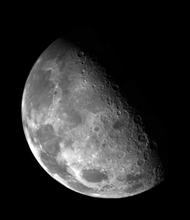
%> input picture Lab2/Proj03_03/Fig0338(a)(blurry_moon).tif, 190 x 220 px, shrunk from 466 x 540 before the run
$ octave Proj03_03.m   (GNU Octave 9; MATLAB toolbox functions it lacks are replaced by stand-ins)
%> lines starting %> are read from the running program, lines starting %| are printed output that depends on the picture; in (x1, y1, x2, y2) boxes, pixels count from 0 and x2, y2 are one past the last pixel; in counts of white or black regions, pixels touching at a corner belong together; the program's own positions count from 1
%> further down, input is the input picture: size 220x190 uint8; min 0, max 255, mean 42.7
%> this loop made 7 passes; what is shown inside it comes from the first
### Lab2/Proj03_03/spatialFiltering.m
function output = spatialFiltering(input, mask)
%> called with mask = [0 1 0; 1 -4 1; 0 1 0]
%{
    input: a 2-D grayscale image data, type single, range 0~1
    output: a 2-D grayscale image data, type single, range0~1
    mask: a 2-D mask, type single
%}
    [row,col] = size(input);
%> row = 220; col = 190
    [mRow,mCol] = size(mask); % 通常mask是方陣，mRow = mCol
    mLen = (mRow-1)/2; % mask的center距離邊界的距離
    output = zeros(row,col,'single');
    zeroPaddingInput = zeros(row+mLen*2,col+mLen*2,'single'); % 以input做出一個符合mask的Zero Padding
    mirrorPaddingInput = padarray(input,[mLen mLen],'symmetric','both'); % 以input做出一個符合mask的Mirror Padding
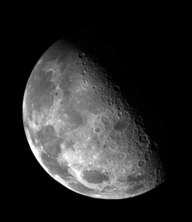
%> mirrorPaddingInput: size 222x192 single; min 0, max 1, mean 0.164
    rotateMask = zeros(mRow,mCol,'single');
    for i = 1 : row % 將input寫入zeropaddingInput
        for j = 1 : col
            zeroPaddingInput(i+1,j+1) = input(i,j);
        end
    end
    zeroPaddingInput
    for i = 1 : mRow % 將mask rotate
        for j = 1 : mCol
            rotateMask(mRow-i+1,mCol-j+1) = mask(i,j);
        end
    end
    for i = 1 : row
        for j = 1 : col
            newValue = 0;
            for s = 1 : mRow
               for t = 1 : mCol
                   newValue = newValue + mask(s,t) *  zeroPaddingInput(i+s-1,j+t-1);
               end
            end
            output(i,j) = single(newValue);
        end
    end
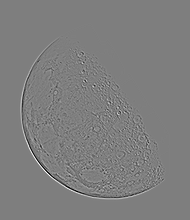
%> output: size 220x190 single; min -0.992, max 1, mean -1.54e-10; drawn with min black and max white
end

### Lab2/Proj03_03/laplacianFiltering.m
function [output, scaledLaplacian] = laplacianFiltering(input, laplacianMask, scale)
%{
    input: a 2-D grayscale image data, type single, range 0~1
    output: a 2-D grayscale image data, type single, range0~1
    laplacianMask: a 2-D laplacian mask
    scale: c in Eq. (3.6-7)
    scaledLaplacian: a 2-D matrix of c * [?2f(x,y)] in Eq. (3.6-7), type single
    g(x,y) = f(x,y) + c * [?^2f(x,y)]

%}
    laplacianInput = spatialFiltering(input,laplacianMask);
    scaledLaplacian = scale * laplacianInput;
    output = single(input + scaledLaplacian);
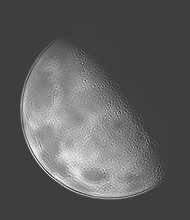
%> output: size 220x190 single; min -0.357, max 1.09, mean 0.167; drawn with min black and max white
    [row,col] = size(output);
%> row = 220; col = 190
    for i = 1 : row
        for j = 1 : col
            if(output(i,j) > 1)
                output(i,j) = 1;
            elseif(output(i,j) < 0)
                output(i,j) = 0;
            end
        end
    end
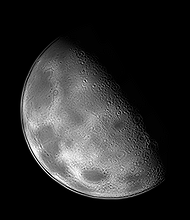
%> output: size 220x190 single; 1.67% of pixels changed, all inside (x1, y1, x2, y2) = (19, 24, 169, 201)
end

### Lab2/Proj03_03/Proj03_03.m
clear all;
input = imread('Fig0338(a)(blurry_moon).tif'); % 讀取題目圖片
inputSingle = single(input)/255;
subplot(2,4,1);imshow(inputSingle);title('Origin');
for i = 1 : 7
    switch i
        case 1
            scale = 1;
            laplacianMask = [0,1,0;1,-4,1;0,1,0];
        case 2
            scale = 1;
            laplacianMask = [0,1,0;1,-4,1;0,1,0];
        case 3
            scale = -1;
            laplacianMask = [0,1,0;1,-4,1;0,1,0];
        case 4
            scale = 5;
            laplacianMask = [0,1,0;1,-4,1;0,1,0];
        case 5
            scale = -5;
            laplacianMask = [0,1,0;1,-4,1;0,1,0];
        case 6
            scale = 1;
            laplacianMask = [1,1,1;1,-8,1;1,1,1];
        case 7
            scale = -1;
            laplacianMask = [1,1,1;1,-8,1;1,1,1];
        otherwise
    end
    laplacianMask = single(laplacianMask);
    [output, scaledLaplacian] = laplacianFiltering(inputSingle, laplacianMask, scale);
    subplot(2,4,i+1); % 顯示PowerLawTransform的圖片
    switch i
        case 1
            imshow(scaledLaplacian);
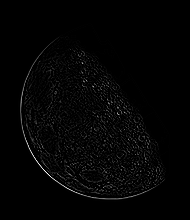
%> displayed picture: size 220x190, on the screen's scale of 0 to 255; min 0, max 255, mean 4.3
            title('scaledLaplacian(a), scale = 1');
            imwrite(scaledLaplacian,'mirrorPad_scaledLaplacian(a), scale = 1.png');
        case 2
            imshow(output);
            title('laplacianMask(a), scale = 1');
            imwrite(output,'mirrorPad_laplacianMask(a), scale = 1.png');
        case 3
            imshow(output);
            title('laplacianMask(a), scale = -1');
            imwrite(output,'mirrorPad_laplacianMask(a), scale = -1.png');
        case 4
            imshow(output);
            title('laplacianMask(a), scale = 5');
            imwrite(output,'mirrorPad_laplacianMask(a), scale = 5.png');
        case 5
            imshow(output);
            title('laplacianMask(a), scale = -5');
            imwrite(output,'mirrorPad_laplacianMask(a), scale = -5.png');
        case 6
            imshow(output);
            title('laplacianMask(b), scale = 1');
            imwrite(output,'mirrorPad_laplacianMask(b), scale = 1.png');
        case 7
            imshow(output);
            title('laplacianMask(b), scale = -1');
            imwrite(output,'mirrorPad_laplacianMask(b), scale = -1.png');
    end
end
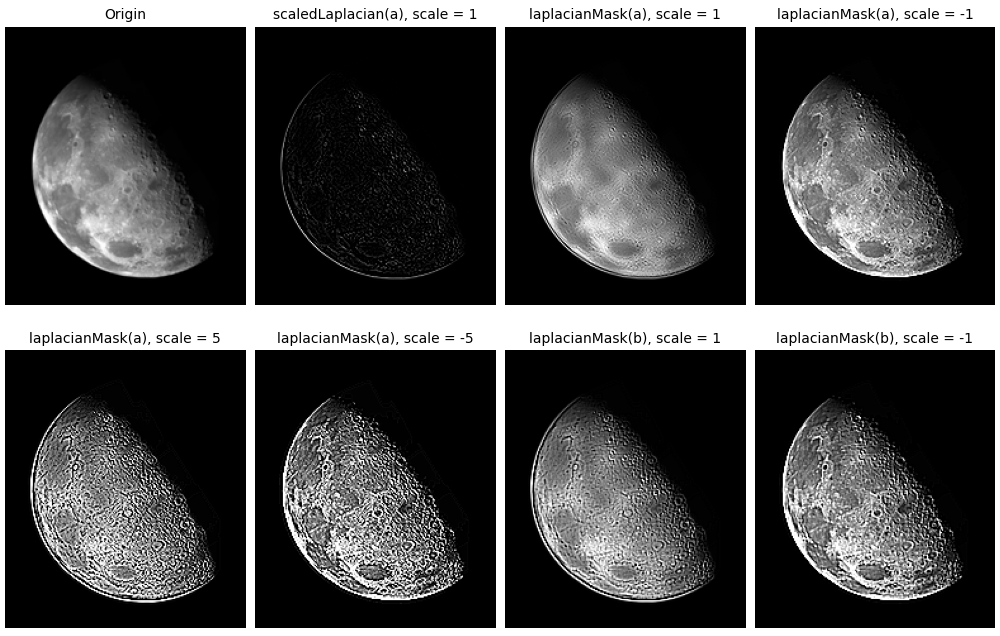
%> figure redrawn from the program's plot data, 8 panels
